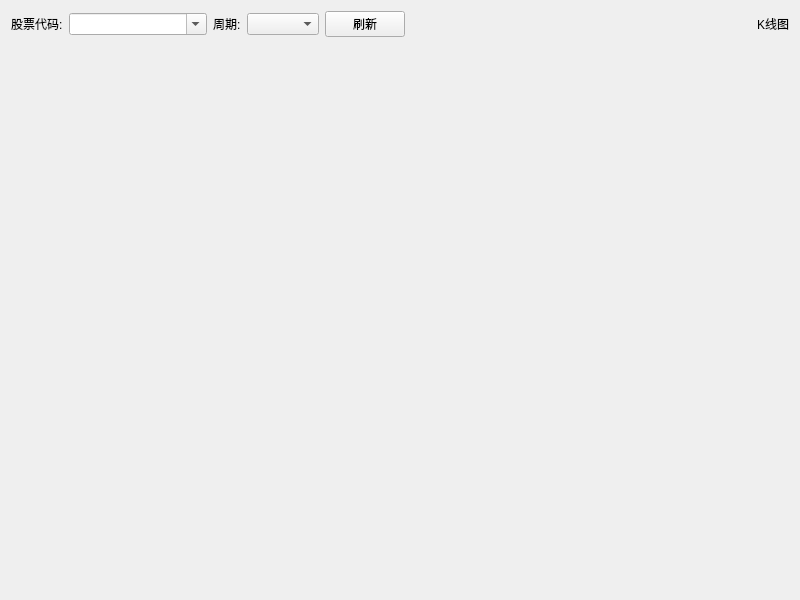
<?xml version="1.0" encoding="UTF-8"?>
<ui version="4.0">
 <class>KLineWidget</class>
 <widget class="QWidget" name="KLineWidget">
  <property name="geometry">
   <rect>
    <x>0</x>
    <y>0</y>
    <width>800</width>
    <height>600</height>
   </rect>
  </property>
  <layout class="QVBoxLayout" name="verticalLayout">
   <item>
    <layout class="QHBoxLayout" name="controlLayout">
     <item>
      <widget class="QLabel" name="labelSymbol">
       <property name="text">
        <string>股票代码:</string>
       </property>
      </widget>
     </item>
     <item>
      <widget class="QComboBox" name="symbolCombo">
       <property name="editable">
        <bool>true</bool>
       </property>
       <property name="insertPolicy">
        <enum>QComboBox::NoInsert</enum>
       </property>
       <property name="placeholderText">
        <string>输入或选择股票代码</string>
       </property>
      </widget>
     </item>
     <item>
      <widget class="QLabel" name="labelPeriod">
       <property name="text">
        <string>周期:</string>
       </property>
      </widget>
     </item>
     <item>
      <widget class="QComboBox" name="periodCombo"/>
     </item>
     <item>
      <widget class="QPushButton" name="refreshButton">
       <property name="text">
        <string>刷新</string>
       </property>
      </widget>
     </item>
     <item>
      <spacer name="horizontalSpacer">
       <property name="orientation">
        <enum>Qt::Horizontal</enum>
       </property>
       <property name="sizeHint" stdset="0">
        <size>
         <width>40</width>
         <height>20</height>
        </size>
       </property>
      </spacer>
     </item>
     <item>
      <widget class="QLabel" name="infoLabel">
       <property name="text">
        <string>K线图</string>
       </property>
      </widget>
     </item>
    </layout>
   </item>
   <item>
    <widget class="QWidget" name="chartWidget" native="true">
     <property name="sizePolicy">
      <sizepolicy hsizetype="Expanding" vsizetype="Expanding">
       <horstretch>0</horstretch>
       <verstretch>1</verstretch>
      </sizepolicy>
     </property>
     <property name="minimumSize">
      <size>
       <width>400</width>
       <height>300</height>
      </size>
     </property>
    </widget>
   </item>
  </layout>
 </widget>
 <resources/>
 <connections/>
</ui>
